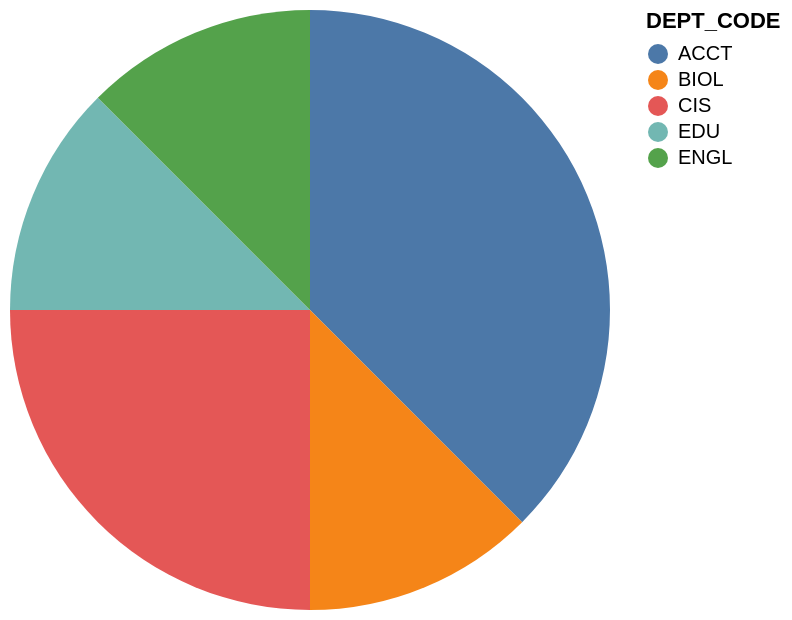

Describe this chart as a Vega-Lite specification.
### Vega-Lite specification from a JSON file in a GitHub repository (floating-point values rounded to 4 significant figures)
{"data": {"values": [{"x_data": "ACCT", "y_data": 3}, {"x_data": "BIOL", "y_data": 1}, {"x_data": "CIS", "y_data": 2}, {"x_data": "EDU", "y_data": 1}, {"x_data": "ENGL", "y_data": 1}]}, "mark": "arc", "encoding": {"theta": {"field": "y_data", "type": "quantitative", "title": "count(*)"}, "color": {"field": "x_data", "type": "nominal", "title": "DEPT_CODE"}}}
